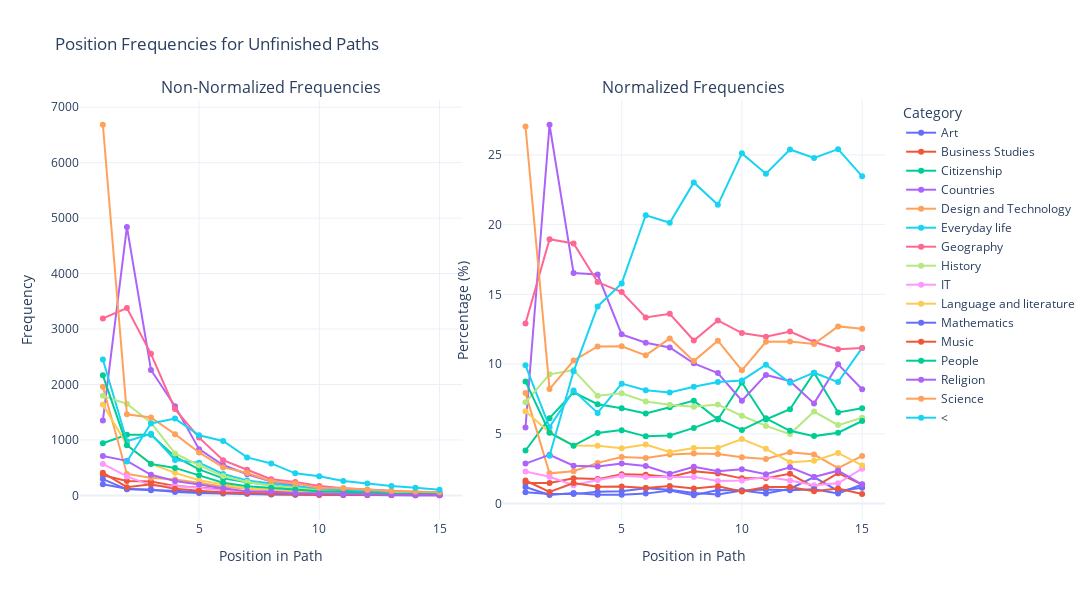

Notebook source saved alongside this figure:
### Code cell
df_position_data = get_position_frequencies(common_paths_u_nl, max_position=15)
plot_position_line(df_position_data, title="Position Frequencies for Unfinished Paths")

### Figure 1 — Plotly figure (JSON) as saved in the notebook; plotly's stock layout.template omitted (floating-point values rounded to 4 significant figures)
{"data": [{"line": {"color": "#636EFA"}, "mode": "lines+markers", "name": "Art", "type": "scatter", "x": [1, 2, 3, 4, 5, 6, 7, 8, 9, 10, 11, 12, 13, 14, 15], "xaxis": "x", "y": [200, 122, 93, 84, 61, 52, 34, 19, 12, 13, 8, 9, 13, 5, 5], "yaxis": "y"}, {"line": {"color": "#EF553B"}, "mode": "lines+markers", "name": "Business Studies", "type": "scatter", "x": [1, 2, 3, 4, 5, 6, 7, 8, 9, 10, 11, 12, 13, 14, 15], "xaxis": "x", "y": [364, 262, 249, 172, 144, 98, 65, 58, 40, 25, 20, 18, 8, 12, 6], "yaxis": "y"}, {"line": {"color": "#00CC96"}, "mode": "lines+markers", "name": "Citizenship", "type": "scatter", "x": [1, 2, 3, 4, 5, 6, 7, 8, 9, 10, 11, 12, 13, 14, 15], "xaxis": "x", "y": [941, 1092, 1092, 698, 470, 307, 235, 185, 112, 120, 66, 57, 64, 36, 30], "yaxis": "y"}, {"line": {"color": "#AB63FA"}, "mode": "lines+markers", "name": "Countries", "type": "scatter", "x": [1, 2, 3, 4, 5, 6, 7, 8, 9, 10, 11, 12, 13, 14, 15], "xaxis": "x", "y": [1349, 4841, 2262, 1609, 834, 548, 381, 252, 174, 102, 101, 74, 49, 55, 36], "yaxis": "y"}, {"line": {"color": "#FFA15A"}, "mode": "lines+markers", "name": "Design and Technology", "type": "scatter", "x": [1, 2, 3, 4, 5, 6, 7, 8, 9, 10, 11, 12, 13, 14, 15], "xaxis": "x", "y": [1958, 387, 318, 286, 229, 155, 120, 90, 66, 46, 35, 31, 24, 14, 15], "yaxis": "y"}, {"line": {"color": "#19D3F3"}, "mode": "lines+markers", "name": "Everyday life", "type": "scatter", "x": [1, 2, 3, 4, 5, 6, 7, 8, 9, 10, 11, 12, 13, 14, 15], "xaxis": "x", "y": [2450, 977, 1110, 637, 591, 386, 271, 210, 162, 122, 109, 73, 64, 48, 49], "yaxis": "y"}, {"line": {"color": "#FF6692"}, "mode": "lines+markers", "name": "Geography", "type": "scatter", "x": [1, 2, 3, 4, 5, 6, 7, 8, 9, 10, 11, 12, 13, 14, 15], "xaxis": "x", "y": [3192, 3378, 2553, 1556, 1042, 634, 463, 293, 244, 169, 131, 104, 79, 61, 49], "yaxis": "y"}, {"line": {"color": "#B6E880"}, "mode": "lines+markers", "name": "History", "type": "scatter", "x": [1, 2, 3, 4, 5, 6, 7, 8, 9, 10, 11, 12, 13, 14, 15], "xaxis": "x", "y": [1795, 1652, 1311, 757, 544, 348, 241, 174, 132, 87, 61, 42, 45, 31, 27], "yaxis": "y"}, {"line": {"color": "#FF97FF"}, "mode": "lines+markers", "name": "IT", "type": "scatter", "x": [1, 2, 3, 4, 5, 6, 7, 8, 9, 10, 11, 12, 13, 14, 15], "xaxis": "x", "y": [567, 342, 181, 166, 137, 91, 65, 48, 30, 23, 21, 14, 9, 8, 11], "yaxis": "y"}, {"line": {"color": "#FECB52"}, "mode": "lines+markers", "name": "Language and literature", "type": "scatter", "x": [1, 2, 3, 4, 5, 6, 7, 8, 9, 10, 11, 12, 13, 14, 15], "xaxis": "x", "y": [1637, 910, 571, 407, 273, 201, 126, 100, 74, 64, 43, 25, 21, 20, 12], "yaxis": "y"}, {"line": {"color": "#636EFA"}, "mode": "lines+markers", "name": "Mathematics", "type": "scatter", "x": [1, 2, 3, 4, 5, 6, 7, 8, 9, 10, 11, 12, 13, 14, 15], "xaxis": "x", "y": [295, 109, 105, 62, 44, 34, 32, 15, 18, 13, 11, 8, 7, 4, 6], "yaxis": "y"}, {"line": {"color": "#EF553B"}, "mode": "lines+markers", "name": "Music", "type": "scatter", "x": [1, 2, 3, 4, 5, 6, 7, 8, 9, 10, 11, 12, 13, 14, 15], "xaxis": "x", "y": [409, 148, 201, 118, 84, 53, 43, 27, 23, 12, 13, 10, 6, 6, 3], "yaxis": "y"}, {"line": {"color": "#00CC96"}, "mode": "lines+markers", "name": "People", "type": "scatter", "x": [1, 2, 3, 4, 5, 6, 7, 8, 9, 10, 11, 12, 13, 14, 15], "xaxis": "x", "y": [2165, 906, 568, 496, 362, 229, 166, 136, 113, 73, 67, 44, 33, 28, 26], "yaxis": "y"}, {"line": {"color": "#AB63FA"}, "mode": "lines+markers", "name": "Religion", "type": "scatter", "x": [1, 2, 3, 4, 5, 6, 7, 8, 9, 10, 11, 12, 13, 14, 15], "xaxis": "x", "y": [709, 623, 372, 260, 198, 128, 73, 66, 43, 34, 23, 22, 13, 13, 6], "yaxis": "y"}, {"line": {"color": "#FFA15A"}, "mode": "lines+markers", "name": "Science", "type": "scatter", "x": [1, 2, 3, 4, 5, 6, 7, 8, 9, 10, 11, 12, 13, 14, 15], "xaxis": "x", "y": [6683, 1463, 1404, 1104, 775, 505, 403, 256, 217, 132, 127, 98, 78, 70, 55], "yaxis": "y"}, {"line": {"color": "#19D3F3"}, "mode": "lines+markers", "name": "<", "type": "scatter", "x": [2, 3, 4, 5, 6, 7, 8, 9, 10, 11, 12, 13, 14, 15], "xaxis": "x", "y": [612, 1298, 1385, 1085, 982, 685, 577, 398, 347, 259, 214, 169, 140, 103], "yaxis": "y"}, {"line": {"color": "#636EFA"}, "mode": "lines+markers", "name": "Art", "showlegend": false, "type": "scatter", "x": [1, 2, 3, 4, 5, 6, 7, 8, 9, 10, 11, 12, 13, 14, 15], "xaxis": "x2", "y": [0.8093, 0.6845, 0.6794, 0.8574, 0.8875, 1.095, 0.9991, 0.7582, 0.6459, 0.9407, 0.7306, 1.068, 1.906, 0.9074, 1.139], "yaxis": "y2"}, {"line": {"color": "#EF553B"}, "mode": "lines+markers", "name": "Business Studies", "showlegend": false, "type": "scatter", "x": [1, 2, 3, 4, 5, 6, 7, 8, 9, 10, 11, 12, 13, 14, 15], "xaxis": "x2", "y": [1.473, 1.47, 1.819, 1.756, 2.095, 2.063, 1.91, 2.314, 2.153, 1.809, 1.826, 2.135, 1.173, 2.178, 1.367], "yaxis": "y2"}, {"line": {"color": "#00CC96"}, "mode": "lines+markers", "name": "Citizenship", "showlegend": false, "type": "scatter", "x": [1, 2, 3, 4, 5, 6, 7, 8, 9, 10, 11, 12, 13, 14, 15], "xaxis": "x2", "y": [3.808, 6.127, 7.978, 7.125, 6.838, 6.462, 6.906, 7.382, 6.028, 8.683, 6.027, 6.762, 9.384, 6.534, 6.834], "yaxis": "y2"}, {"line": {"color": "#AB63FA"}, "mode": "lines+markers", "name": "Countries", "showlegend": false, "type": "scatter", "x": [1, 2, 3, 4, 5, 6, 7, 8, 9, 10, 11, 12, 13, 14, 15], "xaxis": "x2", "y": [5.458, 27.16, 16.53, 16.42, 12.13, 11.53, 11.2, 10.06, 9.365, 7.381, 9.224, 8.778, 7.185, 9.982, 8.2], "yaxis": "y2"}, {"line": {"color": "#FFA15A"}, "mode": "lines+markers", "name": "Design and Technology", "showlegend": false, "type": "scatter", "x": [1, 2, 3, 4, 5, 6, 7, 8, 9, 10, 11, 12, 13, 14, 15], "xaxis": "x2", "y": [7.923, 2.171, 2.323, 2.919, 3.332, 3.262, 3.526, 3.591, 3.552, 3.329, 3.196, 3.677, 3.519, 2.541, 3.417], "yaxis": "y2"}, {"line": {"color": "#19D3F3"}, "mode": "lines+markers", "name": "Everyday life", "showlegend": false, "type": "scatter", "x": [1, 2, 3, 4, 5, 6, 7, 8, 9, 10, 11, 12, 13, 14, 15], "xaxis": "x2", "y": [9.913, 5.481, 8.109, 6.502, 8.599, 8.125, 7.964, 8.38, 8.719, 8.828, 9.954, 8.66, 9.384, 8.711, 11.16], "yaxis": "y2"}, {"line": {"color": "#FF6692"}, "mode": "lines+markers", "name": "Geography", "showlegend": false, "type": "scatter", "x": [1, 2, 3, 4, 5, 6, 7, 8, 9, 10, 11, 12, 13, 14, 15], "xaxis": "x2", "y": [12.92, 18.95, 18.65, 15.88, 15.16, 13.34, 13.61, 11.69, 13.13, 12.23, 11.96, 12.34, 11.58, 11.07, 11.16], "yaxis": "y2"}, {"line": {"color": "#B6E880"}, "mode": "lines+markers", "name": "History", "showlegend": false, "type": "scatter", "x": [1, 2, 3, 4, 5, 6, 7, 8, 9, 10, 11, 12, 13, 14, 15], "xaxis": "x2", "y": [7.263, 9.268, 9.578, 7.727, 7.915, 7.325, 7.082, 6.943, 7.104, 6.295, 5.571, 4.982, 6.598, 5.626, 6.15], "yaxis": "y2"}, {"line": {"color": "#FF97FF"}, "mode": "lines+markers", "name": "IT", "showlegend": false, "type": "scatter", "x": [1, 2, 3, 4, 5, 6, 7, 8, 9, 10, 11, 12, 13, 14, 15], "xaxis": "x2", "y": [2.294, 1.919, 1.322, 1.694, 1.993, 1.915, 1.91, 1.915, 1.615, 1.664, 1.918, 1.661, 1.32, 1.452, 2.506], "yaxis": "y2"}, {"line": {"color": "#FECB52"}, "mode": "lines+markers", "name": "Language and literature", "showlegend": false, "type": "scatter", "x": [1, 2, 3, 4, 5, 6, 7, 8, 9, 10, 11, 12, 13, 14, 15], "xaxis": "x2", "y": [6.624, 5.105, 4.172, 4.154, 3.972, 4.231, 3.703, 3.99, 3.983, 4.631, 3.927, 2.966, 3.079, 3.63, 2.733], "yaxis": "y2"}, {"line": {"color": "#636EFA"}, "mode": "lines+markers", "name": "Mathematics", "showlegend": false, "type": "scatter", "x": [1, 2, 3, 4, 5, 6, 7, 8, 9, 10, 11, 12, 13, 14, 15], "xaxis": "x2", "y": [1.194, 0.6115, 0.7671, 0.6328, 0.6402, 0.7156, 0.9403, 0.5986, 0.9688, 0.9407, 1.005, 0.949, 1.026, 0.726, 1.367], "yaxis": "y2"}, {"line": {"color": "#EF553B"}, "mode": "lines+markers", "name": "Music", "showlegend": false, "type": "scatter", "x": [1, 2, 3, 4, 5, 6, 7, 8, 9, 10, 11, 12, 13, 14, 15], "xaxis": "x2", "y": [1.655, 0.8303, 1.468, 1.204, 1.222, 1.116, 1.264, 1.077, 1.238, 0.8683, 1.187, 1.186, 0.8798, 1.089, 0.6834], "yaxis": "y2"}, {"line": {"color": "#00CC96"}, "mode": "lines+markers", "name": "People", "showlegend": false, "type": "scatter", "x": [1, 2, 3, 4, 5, 6, 7, 8, 9, 10, 11, 12, 13, 14, 15], "xaxis": "x2", "y": [8.76, 5.083, 4.15, 5.063, 5.267, 4.82, 4.878, 5.427, 6.082, 5.282, 6.119, 5.219, 4.839, 5.082, 5.923], "yaxis": "y2"}, {"line": {"color": "#AB63FA"}, "mode": "lines+markers", "name": "Religion", "showlegend": false, "type": "scatter", "x": [1, 2, 3, 4, 5, 6, 7, 8, 9, 10, 11, 12, 13, 14, 15], "xaxis": "x2", "y": [2.869, 3.495, 2.718, 2.654, 2.881, 2.694, 2.145, 2.634, 2.314, 2.46, 2.1, 2.61, 1.906, 2.359, 1.367], "yaxis": "y2"}, {"line": {"color": "#FFA15A"}, "mode": "lines+markers", "name": "Science", "showlegend": false, "type": "scatter", "x": [1, 2, 3, 4, 5, 6, 7, 8, 9, 10, 11, 12, 13, 14, 15], "xaxis": "x2", "y": [27.04, 8.208, 10.26, 11.27, 11.28, 10.63, 11.84, 10.22, 11.68, 9.551, 11.6, 11.63, 11.44, 12.7, 12.53], "yaxis": "y2"}, {"line": {"color": "#19D3F3"}, "mode": "lines+markers", "name": "<", "showlegend": false, "type": "scatter", "x": [2, 3, 4, 5, 6, 7, 8, 9, 10, 11, 12, 13, 14, 15], "xaxis": "x2", "y": [3.434, 9.483, 14.14, 15.79, 20.67, 20.13, 23.02, 21.42, 25.11, 23.65, 25.39, 24.78, 25.41, 23.46], "yaxis": "y2"}], "layout": {"annotations": [{"font": {"size": 16}, "showarrow": false, "text": "Non-Normalized Frequencies", "x": 0.2375, "xanchor": "center", "xref": "paper", "y": 1, "yanchor": "bottom", "yref": "paper"}, {"font": {"size": 16}, "showarrow": false, "text": "Normalized Frequencies", "x": 0.7625, "xanchor": "center", "xref": "paper", "y": 1, "yanchor": "bottom", "yref": "paper"}], "height": 600, "legend": {"title": {"text": "Category"}}, "title": {"text": "Position Frequencies for Unfinished Paths"}, "width": 1200, "xaxis": {"anchor": "y", "domain": [0, 0.475], "title": {"text": "Position in Path"}}, "xaxis2": {"anchor": "y2", "domain": [0.525, 1], "title": {"text": "Position in Path"}}, "yaxis": {"anchor": "x", "domain": [0, 1], "title": {"text": "Frequency"}}, "yaxis2": {"anchor": "x2", "domain": [0, 1], "title": {"text": "Percentage (%)"}}}}
